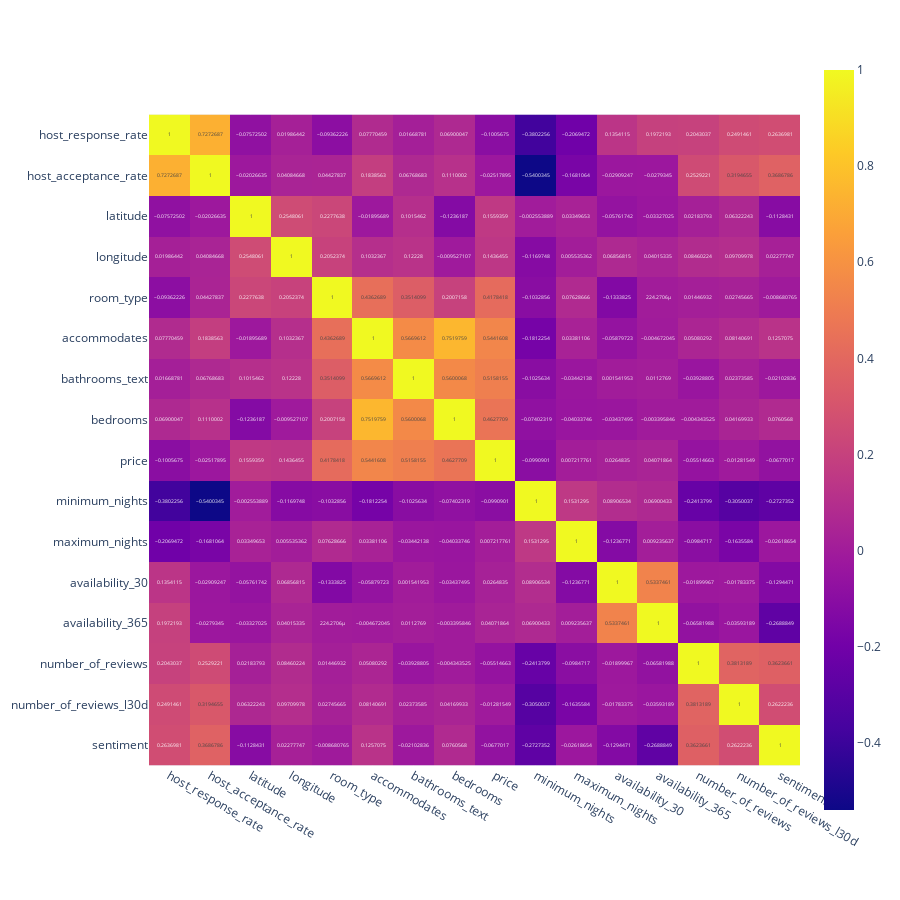

Notebook cell for this chart:
### Code cell
corr = df_ammenities.corr()
fig = px.imshow(corr, text_auto=True, width=900, height=900)
fig.show()

### Figure 1 — Plotly figure (JSON) as saved in the notebook; plotly's stock layout.template omitted (floating-point values rounded to 4 significant figures; data arrays with more than 128 entries replaced by an {"elided": "..."} marker saying what was removed)
{"data": [{"coloraxis": "coloraxis", "hovertemplate": "x: %{x}<br>y: %{y}<br>color: %{z}<extra></extra>", "name": "0", "texttemplate": "%{z}", "type": "heatmap", "x": ["host_response_rate", "host_acceptance_rate", "latitude", "longitude", "room_type", "accommodates", "bathrooms_text", "bedrooms", "price", "minimum_nights", "maximum_nights", "availability_30", "availability_365", "number_of_reviews", "number_of_reviews_l30d", "sentiment"], "xaxis": "x", "y": ["host_response_rate", "host_acceptance_rate", "latitude", "longitude", "room_type", "accommodates", "bathrooms_text", "bedrooms", "price", "minimum_nights", "maximum_nights", "availability_30", "availability_365", "number_of_reviews", "number_of_reviews_l30d", "sentiment"], "yaxis": "y", "z": {"elided": "16x16 float values"}}], "layout": {"coloraxis": {"colorscale": [[0, "#0d0887"], [0.1111, "#46039f"], [0.2222, "#7201a8"], [0.3333, "#9c179e"], [0.4444, "#bd3786"], [0.5556, "#d8576b"], [0.6667, "#ed7953"], [0.7778, "#fb9f3a"], [0.8889, "#fdca26"], [1, "#f0f921"]]}, "height": 900, "margin": {"t": 60}, "width": 900, "xaxis": {"anchor": "y", "constrain": "domain", "domain": [0, 1], "scaleanchor": "y"}, "yaxis": {"anchor": "x", "autorange": "reversed", "constrain": "domain", "domain": [0, 1]}}}
